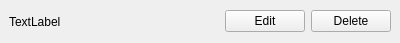
<?xml version="1.0" encoding="UTF-8"?>
<ui version="4.0">
 <class>SimulatedReaderDialogRow</class>
 <widget class="QWidget" name="SimulatedReaderDialogRow">
  <property name="geometry">
   <rect>
    <x>0</x>
    <y>0</y>
    <width>400</width>
    <height>43</height>
   </rect>
  </property>
  <property name="windowTitle">
   <string>Form</string>
  </property>
  <layout class="QHBoxLayout" name="horizontalLayout_2">
   <item>
    <widget class="QLabel" name="label">
     <property name="sizePolicy">
      <sizepolicy hsizetype="Expanding" vsizetype="Preferred">
       <horstretch>0</horstretch>
       <verstretch>0</verstretch>
      </sizepolicy>
     </property>
     <property name="text">
      <string>TextLabel</string>
     </property>
    </widget>
   </item>
   <item>
    <widget class="QPushButton" name="modifyButton">
     <property name="text">
      <string>Edit</string>
     </property>
    </widget>
   </item>
   <item>
    <widget class="QPushButton" name="deleteButton">
     <property name="text">
      <string>Delete</string>
     </property>
    </widget>
   </item>
  </layout>
 </widget>
 <layoutdefault spacing="6" margin="9"/>
 <resources/>
 <connections/>
</ui>
